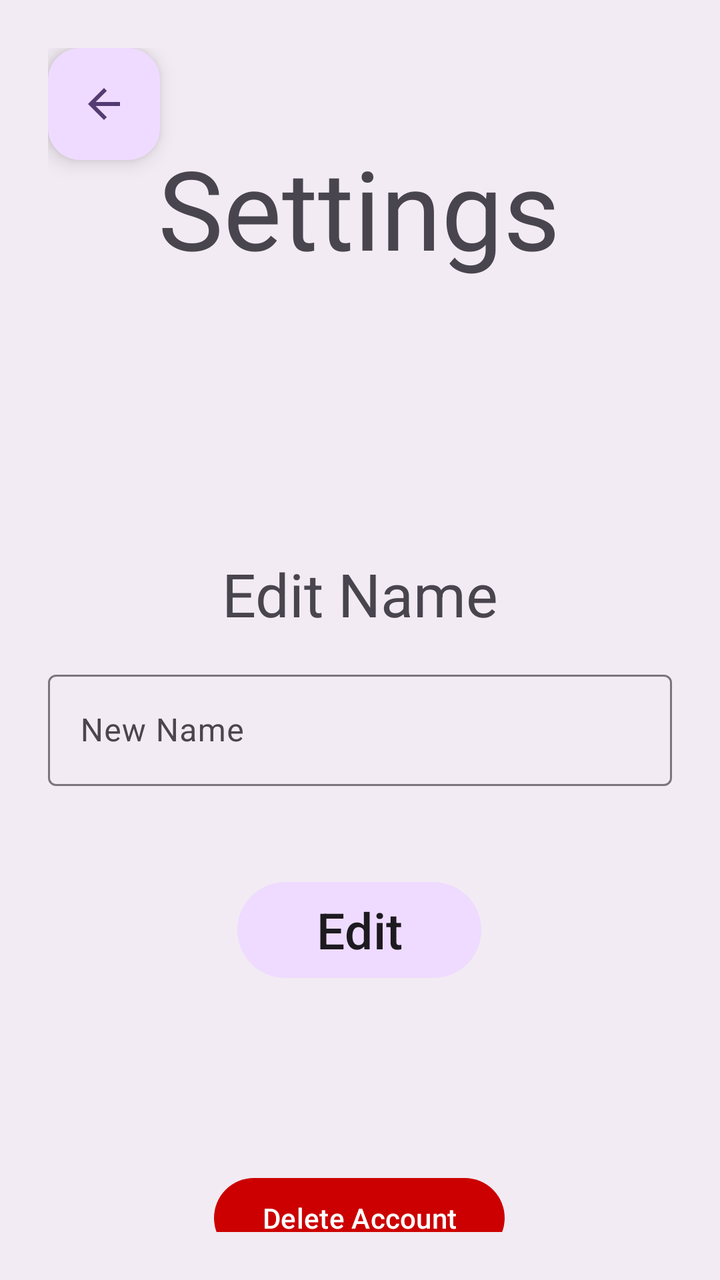
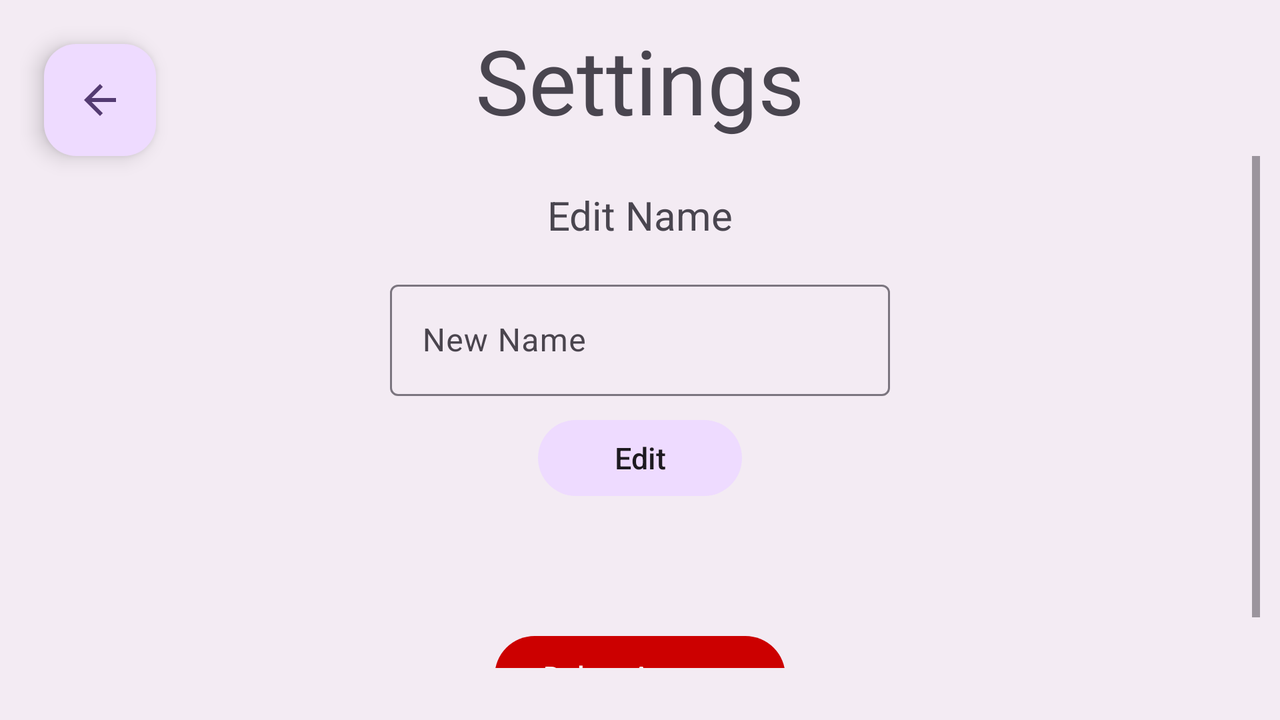

One screen, two layout resources from the same app: the default and the repository's alternative for another configuration. Each is rendered where Android would select it; the XML of both is given below.
<!-- AndroidManifest.xml: application theme AppTheme -->
<!-- res/layout/fragment_settings.xml -->
<?xml version="1.0" encoding="utf-8"?>
<androidx.constraintlayout.widget.ConstraintLayout
    xmlns:android="http://schemas.android.com/apk/res/android"
    xmlns:app="http://schemas.android.com/apk/res-auto"
    xmlns:tools="http://schemas.android.com/tools"
    android:layout_width="match_parent"
    android:layout_height="match_parent"
    android:padding="24dp"
    android:background="?attr/colorSurfaceContainer">

    <com.google.android.material.textfield.TextInputLayout
        android:id="@+id/textInputLayoutEditName"
        android:layout_width="0dp"
        android:layout_height="wrap_content"
        android:layout_marginTop="308dp"
        android:hint="New Name"
        app:layout_constraintEnd_toEndOf="parent"
        app:layout_constraintHorizontal_bias="0.0"
        app:layout_constraintStart_toStartOf="parent"
        app:layout_constraintTop_toTopOf="parent">

        <com.google.android.material.textfield.TextInputEditText
            android:id="@+id/editTextName"
            android:layout_width="match_parent"
            android:layout_height="wrap_content" />
    </com.google.android.material.textfield.TextInputLayout>

    <com.google.android.material.button.MaterialButton
        android:id="@+id/btnEditName"
        android:layout_width="122dp"
        android:layout_height="56dp"
        android:layout_marginTop="44dp"
        android:text="Edit"
        android:textColor="?attr/colorOnSurface"
        android:textSize="25dp"
        app:backgroundTint="?attr/colorPrimaryContainer"
        app:layout_constraintEnd_toEndOf="parent"
        app:layout_constraintHorizontal_bias="0.498"
        app:layout_constraintStart_toStartOf="parent"
        app:layout_constraintTop_toBottomOf="@id/textInputLayoutEditName" />

    <com.google.android.material.button.MaterialButton
        android:id="@+id/btnDeleteAccount"
        android:layout_width="wrap_content"
        android:layout_height="wrap_content"
        android:layout_marginTop="92dp"
        android:text="Delete Account"
        android:textColor="@android:color/white"
        app:backgroundTint="@android:color/holo_red_dark"
        app:layout_constraintEnd_toEndOf="parent"
        app:layout_constraintHorizontal_bias="0.497"
        app:layout_constraintStart_toStartOf="parent"
        app:layout_constraintTop_toBottomOf="@id/btnEditName" />

    <TextView
        android:id="@+id/textView"
        android:layout_width="wrap_content"
        android:layout_height="wrap_content"
        android:text="Settings"
        android:textSize="55dp"
        app:layout_constraintBottom_toTopOf="@+id/textInputLayoutEditName"
        app:layout_constraintEnd_toEndOf="parent"
        app:layout_constraintHorizontal_bias="0.496"
        app:layout_constraintStart_toStartOf="parent"
        app:layout_constraintTop_toTopOf="parent"
        app:layout_constraintVertical_bias="0.183" />

    <TextView
        android:id="@+id/textView3"
        android:layout_width="wrap_content"
        android:layout_height="wrap_content"
        android:text="Edit Name"
        android:textSize="30dp"
        app:layout_constraintBottom_toTopOf="@+id/textInputLayoutEditName"
        app:layout_constraintEnd_toEndOf="parent"
        app:layout_constraintStart_toStartOf="parent"
        app:layout_constraintTop_toBottomOf="@+id/textView"
        app:layout_constraintVertical_bias="0.9" />

    <com.google.android.material.floatingactionbutton.FloatingActionButton
        android:id="@+id/floatingActionButton"
        android:layout_width="wrap_content"
        android:layout_height="wrap_content"
        android:clickable="true"
        app:layout_constraintBottom_toBottomOf="parent"
        app:layout_constraintEnd_toEndOf="parent"
        app:layout_constraintHorizontal_bias="0.0"
        app:layout_constraintStart_toStartOf="parent"
        app:layout_constraintTop_toTopOf="parent"
        app:layout_constraintVertical_bias="0.0"
        app:srcCompat="@drawable/baseline_arrow_back_24" />

</androidx.constraintlayout.widget.ConstraintLayout>
<!-- resources referenced by this layout -->
<resources>
  <!-- drawable baseline_arrow_back_24 (drawable) -->
  <vector xmlns:android="http://schemas.android.com/apk/res/android" android:autoMirrored="true" android:height="40dp" android:tint="?attr/colorOnSurface" android:viewportHeight="24" android:viewportWidth="24" android:width="40dp">
        
      <path android:fillColor="@android:color/white" android:pathData="M20,11H7.83l5.59,-5.59L12,4l-8,8 8,8 1.41,-1.41L7.83,13H20v-2z"/>
      
  </vector>
  <color name="md_theme_primary">#6D538B</color>
  <color name="md_theme_onPrimary">#FFFFFF</color>
  <color name="md_theme_primaryContainer">#EEDBFF</color>
  <color name="md_theme_onPrimaryContainer">#543B72</color>
  <color name="md_theme_secondary">#655A6F</color>
  <color name="md_theme_onSecondary">#FFFFFF</color>
  <color name="md_theme_secondaryContainer">#ECDDF7</color>
  <color name="md_theme_onSecondaryContainer">#4D4357</color>
  <color name="md_theme_tertiary">#805159</color>
  <color name="md_theme_onTertiary">#FFFFFF</color>
  <color name="md_theme_tertiaryContainer">#FFD9DE</color>
  <color name="md_theme_onTertiaryContainer">#653B42</color>
  <color name="md_theme_error">#BA1A1A</color>
  <color name="md_theme_onError">#FFFFFF</color>
  <color name="md_theme_errorContainer">#FFDAD6</color>
  <color name="md_theme_onErrorContainer">#93000A</color>
  <color name="md_theme_background">#FFF7FF</color>
  <color name="md_theme_onBackground">#1D1A20</color>
  <color name="md_theme_surface">#FFF7FF</color>
  <color name="md_theme_onSurface">#1D1A20</color>
  <color name="md_theme_surfaceVariant">#E8E0EB</color>
  <color name="md_theme_onSurfaceVariant">#4A454E</color>
  <color name="md_theme_outline">#7B757F</color>
  <color name="md_theme_outlineVariant">#CCC4CF</color>
  <color name="md_theme_inverseSurface">#332F35</color>
  <color name="md_theme_inverseOnSurface">#F6EEF6</color>
  <color name="md_theme_inversePrimary">#D9BAFA</color>
  <color name="md_theme_primaryFixed">#EEDBFF</color>
  <color name="md_theme_onPrimaryFixed">#270D43</color>
  <color name="md_theme_primaryFixedDim">#D9BAFA</color>
  <color name="md_theme_onPrimaryFixedVariant">#543B72</color>
  <color name="md_theme_secondaryFixed">#ECDDF7</color>
  <color name="md_theme_onSecondaryFixed">#20182A</color>
  <color name="md_theme_secondaryFixedDim">#CFC1DA</color>
  <color name="md_theme_onSecondaryFixedVariant">#4D4357</color>
  <color name="md_theme_tertiaryFixed">#FFD9DE</color>
  <color name="md_theme_onTertiaryFixed">#321018</color>
  <color name="md_theme_tertiaryFixedDim">#F2B7C0</color>
  <color name="md_theme_onTertiaryFixedVariant">#653B42</color>
  <color name="md_theme_surfaceDim">#DFD8E0</color>
  <color name="md_theme_surfaceBright">#FFF7FF</color>
  <color name="md_theme_surfaceContainerLowest">#FFFFFF</color>
  <color name="md_theme_surfaceContainerLow">#F9F1F9</color>
  <color name="md_theme_surfaceContainer">#F3EBF3</color>
  <color name="md_theme_surfaceContainerHigh">#EDE6EE</color>
  <color name="md_theme_surfaceContainerHighest">#E8E0E8</color>
</resources>
<!-- res/layout-land/fragment_settings.xml (the repository's variant of the layout above) -->
<!-- drawn on the phone turned sideways -->
<?xml version="1.0" encoding="utf-8"?>
<androidx.constraintlayout.widget.ConstraintLayout
    xmlns:android="http://schemas.android.com/apk/res/android"
    xmlns:app="http://schemas.android.com/apk/res-auto"
    xmlns:tools="http://schemas.android.com/tools"
    android:layout_width="match_parent"
    android:layout_height="match_parent"
    android:padding="10dp"
    android:background="?attr/colorSurfaceContainer">

    <TextView
        android:id="@+id/textView"
        android:layout_width="wrap_content"
        android:layout_height="wrap_content"
        android:text="Settings"
        android:textSize="45dp"
        app:layout_constraintEnd_toEndOf="parent"
        app:layout_constraintStart_toStartOf="parent"
        app:layout_constraintTop_toTopOf="parent" />

    <ScrollView
        android:id="@+id/scrollView"
        android:layout_width="0dp"
        android:layout_height="0dp"
        android:layout_marginTop="8dp"
        android:layout_marginBottom="16dp"
        android:fillViewport="true"
        app:layout_constraintTop_toBottomOf="@id/textView"
        app:layout_constraintBottom_toBottomOf="parent"
        app:layout_constraintStart_toStartOf="parent"
        app:layout_constraintEnd_toEndOf="parent">

    <androidx.constraintlayout.widget.ConstraintLayout
            android:layout_width="match_parent"
            android:layout_height="wrap_content">

            <TextView
                android:id="@+id/textView3"
                android:layout_width="wrap_content"
                android:layout_height="wrap_content"
                android:layout_marginTop="16dp"
                android:text="Edit Name"
                android:textSize="20dp"
                app:layout_constraintEnd_toEndOf="parent"
                app:layout_constraintStart_toStartOf="parent"
                app:layout_constraintTop_toTopOf="parent" />

            <com.google.android.material.textfield.TextInputLayout
                android:id="@+id/textInputLayoutEditName"
                android:layout_width="250dp"
                android:layout_height="wrap_content"
                android:layout_marginTop="16dp"
                android:hint="New Name"
                app:layout_constraintEnd_toEndOf="parent"
                app:layout_constraintStart_toStartOf="parent"
                app:layout_constraintTop_toBottomOf="@id/textView3">

                <com.google.android.material.textfield.TextInputEditText
                    android:id="@+id/editTextName"
                    android:layout_width="match_parent"
                    android:layout_height="wrap_content" />
            </com.google.android.material.textfield.TextInputLayout>

            <com.google.android.material.button.MaterialButton
                android:id="@+id/btnEditName"
                android:layout_width="102dp"
                android:layout_height="46dp"
                android:layout_marginTop="8dp"
                android:text="Edit"
                android:textColor="?attr/colorOnSurface"
                android:textSize="15dp"
                app:backgroundTint="?attr/colorPrimaryContainer"
                app:layout_constraintEnd_toEndOf="parent"
                app:layout_constraintStart_toStartOf="parent"
                app:layout_constraintTop_toBottomOf="@id/textInputLayoutEditName" />

            <com.google.android.material.button.MaterialButton
                android:id="@+id/btnDeleteAccount"
                android:layout_width="wrap_content"
                android:layout_height="wrap_content"
                android:layout_marginTop="62dp"
                android:text="Delete Account"
                android:textColor="@android:color/white"
                app:backgroundTint="@android:color/holo_red_dark"
                app:layout_constraintEnd_toEndOf="parent"
                app:layout_constraintStart_toStartOf="parent"
                app:layout_constraintTop_toBottomOf="@id/btnEditName" />

        </androidx.constraintlayout.widget.ConstraintLayout>
    </ScrollView>

    <com.google.android.material.floatingactionbutton.FloatingActionButton
        android:id="@+id/floatingActionButton"
        android:layout_width="wrap_content"
        android:layout_height="wrap_content"
        android:layout_margin="12dp"
        android:layout_marginStart="12dp"
        android:clickable="true"
        app:layout_constraintBottom_toBottomOf="parent"
        app:layout_constraintStart_toStartOf="parent"
        app:layout_constraintTop_toTopOf="parent"
        app:layout_constraintVertical_bias="0.0"
        app:srcCompat="@drawable/baseline_arrow_back_24" />

</androidx.constraintlayout.widget.ConstraintLayout>
